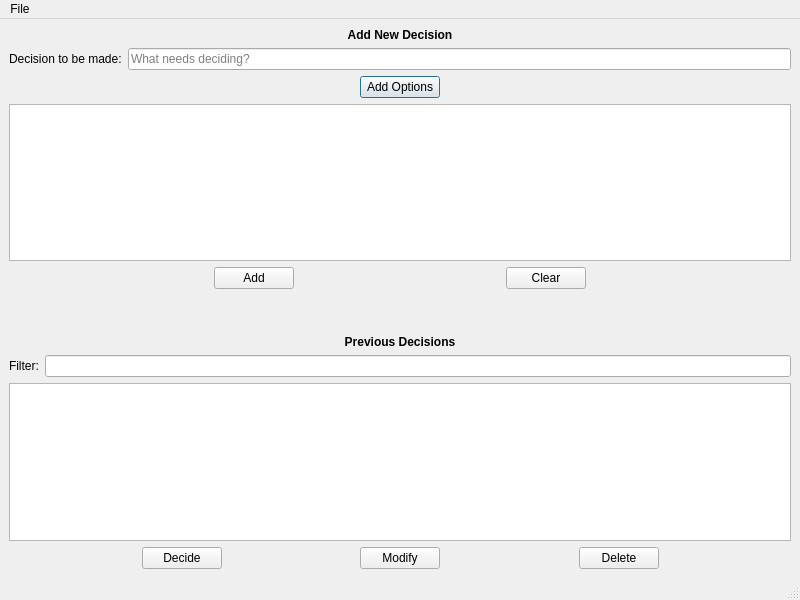
<?xml version="1.0" encoding="UTF-8"?>
<ui version="4.0">
 <class>MainWindow</class>
 <widget class="QMainWindow" name="MainWindow">
  <property name="geometry">
   <rect>
    <x>0</x>
    <y>0</y>
    <width>800</width>
    <height>600</height>
   </rect>
  </property>
  <property name="windowTitle">
   <string>MainWindow</string>
  </property>
  <widget class="QWidget" name="centralwidget">
   <layout class="QVBoxLayout" name="verticalLayout">
    <item>
     <widget class="QLabel" name="label_2">
      <property name="text">
       <string>&lt;b&gt;Add New Decision&lt;/b&gt;</string>
      </property>
      <property name="alignment">
       <set>Qt::AlignCenter</set>
      </property>
     </widget>
    </item>
    <item>
     <layout class="QHBoxLayout" name="horizontalLayout_9">
      <item>
       <widget class="QLabel" name="labelQuestion">
        <property name="text">
         <string>Decision to be made:</string>
        </property>
        <property name="margin">
         <number>10</number>
        </property>
       </widget>
      </item>
      <item>
       <widget class="QLineEdit" name="lineEditQuestion">
        <property name="placeholderText">
         <string>What needs deciding?</string>
        </property>
       </widget>
      </item>
     </layout>
    </item>
    <item>
     <layout class="QHBoxLayout" name="horizontalLayout_7">
      <item>
       <spacer name="horizontalSpacer_8">
        <property name="orientation">
         <enum>Qt::Horizontal</enum>
        </property>
        <property name="sizeHint" stdset="0">
         <size>
          <width>40</width>
          <height>20</height>
         </size>
        </property>
       </spacer>
      </item>
      <item>
       <widget class="QPushButton" name="pushButtonAddOptions">
        <property name="text">
         <string>Add Options</string>
        </property>
        <property name="default">
         <bool>true</bool>
        </property>
       </widget>
      </item>
      <item>
       <spacer name="horizontalSpacer_9">
        <property name="orientation">
         <enum>Qt::Horizontal</enum>
        </property>
        <property name="sizeHint" stdset="0">
         <size>
          <width>40</width>
          <height>20</height>
         </size>
        </property>
       </spacer>
      </item>
     </layout>
    </item>
    <item>
     <widget class="QListWidget" name="listWidgetOptions"/>
    </item>
    <item>
     <layout class="QHBoxLayout" name="horizontalLayout_2">
      <item>
       <layout class="QHBoxLayout" name="horizontalLayout_3">
        <item>
         <spacer name="horizontalSpacer_2">
          <property name="orientation">
           <enum>Qt::Horizontal</enum>
          </property>
          <property name="sizeHint" stdset="0">
           <size>
            <width>40</width>
            <height>20</height>
           </size>
          </property>
         </spacer>
        </item>
        <item>
         <widget class="QPushButton" name="pushButtonAdd">
          <property name="sizePolicy">
           <sizepolicy hsizetype="Minimum" vsizetype="Fixed">
            <horstretch>0</horstretch>
            <verstretch>0</verstretch>
           </sizepolicy>
          </property>
          <property name="text">
           <string>Add</string>
          </property>
          <property name="flat">
           <bool>false</bool>
          </property>
         </widget>
        </item>
        <item>
         <spacer name="horizontalSpacer_3">
          <property name="orientation">
           <enum>Qt::Horizontal</enum>
          </property>
          <property name="sizeHint" stdset="0">
           <size>
            <width>40</width>
            <height>20</height>
           </size>
          </property>
         </spacer>
        </item>
        <item>
         <widget class="QPushButton" name="pushButtonClear">
          <property name="sizePolicy">
           <sizepolicy hsizetype="Minimum" vsizetype="Fixed">
            <horstretch>0</horstretch>
            <verstretch>0</verstretch>
           </sizepolicy>
          </property>
          <property name="text">
           <string>Clear</string>
          </property>
         </widget>
        </item>
        <item>
         <spacer name="horizontalSpacer_4">
          <property name="orientation">
           <enum>Qt::Horizontal</enum>
          </property>
          <property name="sizeHint" stdset="0">
           <size>
            <width>40</width>
            <height>20</height>
           </size>
          </property>
         </spacer>
        </item>
       </layout>
      </item>
     </layout>
    </item>
    <item>
     <spacer name="horizontalSpacer">
      <property name="orientation">
       <enum>Qt::Horizontal</enum>
      </property>
      <property name="sizeHint" stdset="0">
       <size>
        <width>40</width>
        <height>40</height>
       </size>
      </property>
     </spacer>
    </item>
    <item>
     <layout class="QHBoxLayout" name="horizontalLayout_4">
      <item>
       <widget class="QLabel" name="label">
        <property name="text">
         <string>&lt;b&gt;Previous Decisions&lt;/b&gt;</string>
        </property>
        <property name="textFormat">
         <enum>Qt::AutoText</enum>
        </property>
        <property name="alignment">
         <set>Qt::AlignCenter</set>
        </property>
       </widget>
      </item>
     </layout>
    </item>
    <item>
     <layout class="QHBoxLayout" name="horizontalLayout">
      <item>
       <widget class="QLabel" name="labelSearch">
        <property name="text">
         <string>Filter:</string>
        </property>
        <property name="margin">
         <number>10</number>
        </property>
       </widget>
      </item>
      <item>
       <widget class="QLineEdit" name="lineEditSearch"/>
      </item>
     </layout>
    </item>
    <item>
     <widget class="QListWidget" name="listWidgetQuestions"/>
    </item>
    <item>
     <layout class="QHBoxLayout" name="horizontalLayout_5">
      <item>
       <spacer name="horizontalSpacer_5">
        <property name="orientation">
         <enum>Qt::Horizontal</enum>
        </property>
        <property name="sizeHint" stdset="0">
         <size>
          <width>40</width>
          <height>20</height>
         </size>
        </property>
       </spacer>
      </item>
      <item>
       <widget class="QPushButton" name="pushButtonDecide">
        <property name="text">
         <string>Decide</string>
        </property>
       </widget>
      </item>
      <item>
       <spacer name="horizontalSpacer_10">
        <property name="orientation">
         <enum>Qt::Horizontal</enum>
        </property>
        <property name="sizeHint" stdset="0">
         <size>
          <width>40</width>
          <height>20</height>
         </size>
        </property>
       </spacer>
      </item>
      <item>
       <widget class="QPushButton" name="pushButtonModify">
        <property name="text">
         <string>Modify</string>
        </property>
       </widget>
      </item>
      <item>
       <spacer name="horizontalSpacer_6">
        <property name="orientation">
         <enum>Qt::Horizontal</enum>
        </property>
        <property name="sizeHint" stdset="0">
         <size>
          <width>40</width>
          <height>20</height>
         </size>
        </property>
       </spacer>
      </item>
      <item>
       <widget class="QPushButton" name="pushButtonDelete">
        <property name="text">
         <string>Delete</string>
        </property>
       </widget>
      </item>
      <item>
       <spacer name="horizontalSpacer_7">
        <property name="orientation">
         <enum>Qt::Horizontal</enum>
        </property>
        <property name="sizeHint" stdset="0">
         <size>
          <width>40</width>
          <height>20</height>
         </size>
        </property>
       </spacer>
      </item>
     </layout>
    </item>
   </layout>
  </widget>
  <widget class="QMenuBar" name="menubar">
   <property name="geometry">
    <rect>
     <x>0</x>
     <y>0</y>
     <width>800</width>
     <height>28</height>
    </rect>
   </property>
   <widget class="QMenu" name="menuFile">
    <property name="title">
     <string>File</string>
    </property>
    <addaction name="actionPreferences"/>
    <addaction name="actionQuit"/>
   </widget>
   <addaction name="menuFile"/>
  </widget>
  <widget class="QStatusBar" name="statusbar"/>
  <action name="actionPreferences">
   <property name="text">
    <string>Preferences</string>
   </property>
   <property name="shortcut">
    <string>Ctrl+P</string>
   </property>
  </action>
  <action name="actionQuit">
   <property name="icon">
    <iconset>
     <normaloff>icon/exit.png</normaloff>icon/exit.png</iconset>
   </property>
   <property name="text">
    <string>Quit</string>
   </property>
   <property name="shortcut">
    <string>Ctrl+Q</string>
   </property>
  </action>
 </widget>
 <resources/>
 <connections/>
</ui>
